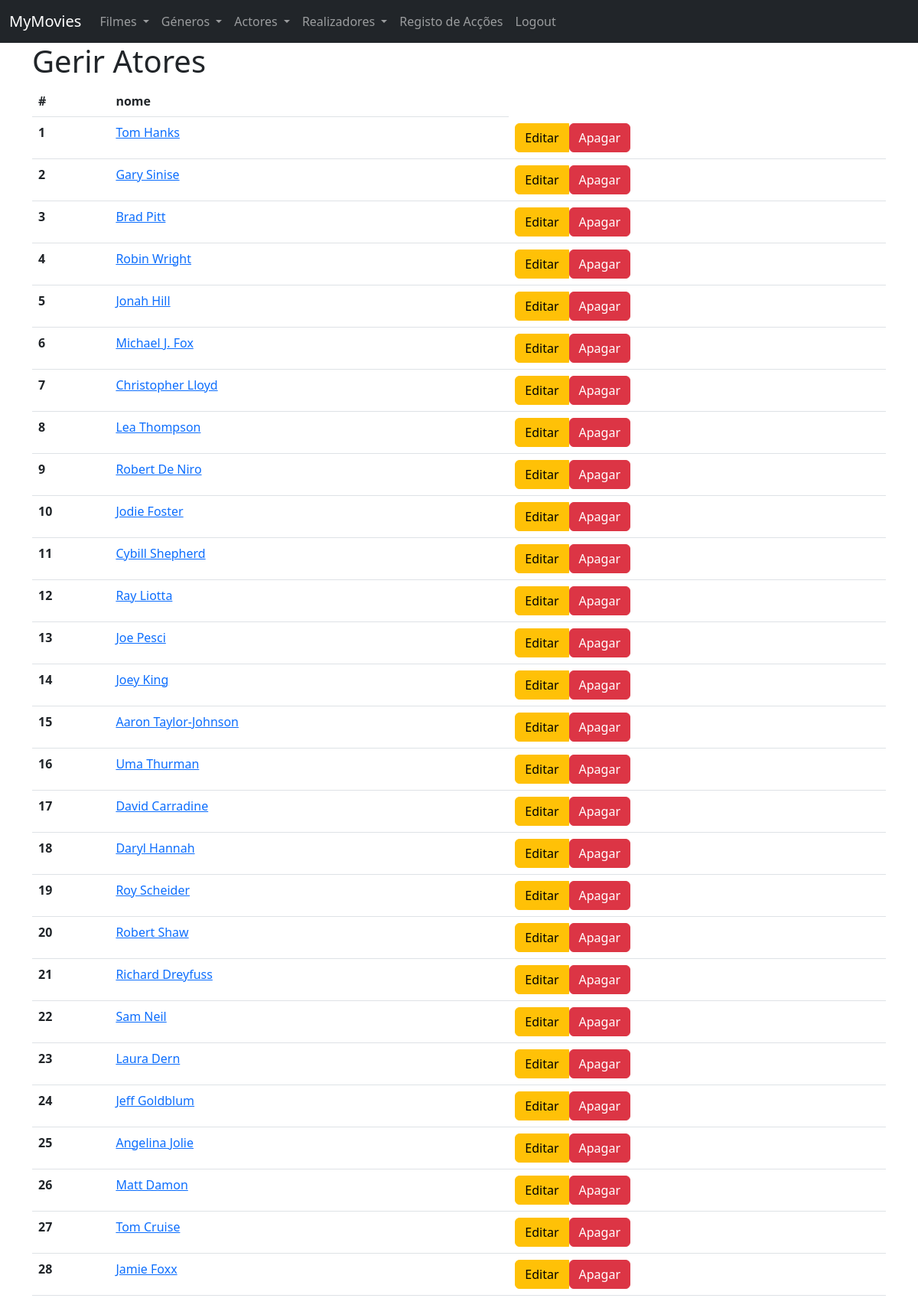
The app's page /admin/atores (signed in) with its own data.
### tables this page shows
CREATE TABLE actor (
    id BIGINT UNSIGNED NOT NULL AUTO_INCREMENT,
    name VARCHAR(255) NOT NULL,
    PRIMARY KEY (id)
);

### routes.php (called while the page is built, shortened)
<?php
$router->get('', function () {
    require 'controllers/menu.php';
});
$router->get('filmes', function () {
    require 'controllers/movies/movies.list.php';
});
$router->get('filmes/(\d+)', function ($id) {
    require "controllers/movies/movies.show.php";
});
$router->post('filmes', function () {
    require 'controllers/movies/movies.add.php';
});
$router->get('atores', function () {
    require 'controllers/actors/actors.list.php';
});
$router->get('atores/(\d+)', function ($id) {
    require "controllers/actors/actors.show.php";
});
$router->post('atores', function () {
    require 'controllers/actors/actors.add.php';
});
$router->get('generos', function () {
    require 'controllers/genres/genres.list.php';
});
$router->get('generos/(\d+)', function ($id) {
    require 'controllers/genres/genres.show.php';
});
$router->post('generos', function () {
    require 'controllers/genres/genres.add.php';
});
$router->get('realizadores', function () {
    require 'controllers/directors/directors.list.php';
});
$router->get('realizadores/(\d+)', function ($id) {
    require 'controllers/directors/directors.show.php';
});
$router->post('realizadores', function () {
    require 'controllers/directors/directors.add.php';
});
$router->get('admin/filmes', function () {
    require 'controllers/admin/movies.index.php';
});
$router->patch('filmes/(\d+)', function ($id) {
    require "controllers/admin/filmes.edit.php";
});
$router->get('admin/generos', function () {
    require 'controllers/admin/genres.index.php';
});
$router->patch('generos/(\d+)', function ($id) {
    require "controllers/admin/genres.edit.php";
});
$router->get('admin/atores', function () {
    require 'controllers/admin/actors.index.php';
});

### index.php (called while the page is built, shortened)
<?php
$router = Router::setFromFile('routes.php');
preg_match('/^([^:\/]+[s]?):\/\/([^\/]*)\/(.*)$/', Config::APPURL, $matches);
if (!isset($matches[3])) {
    $realURI = trim($_SERVER['REQUEST_URI'], '/');
} else {
    $baseConfigURL = $matches[3];
    $realURI = substr(trim($_SERVER['REQUEST_URI'], '/'), strlen($baseConfigURL) + 1);
}
try {
    $router->direct(
        $realURI,
        isset($_POST['_method']) ? $_POST['_method'] : $_SERVER['REQUEST_METHOD']
    );
} catch (Exception $e) {
    header('HTTP/1.1 404 Not Found', true, 404);
    echo "404 Not Found";
}
function route($uri)
{
    return Config::APPURL . '/' . $uri;
}

### src/Database/QueryBuilder.php (called while the page is built, shortened)
<?php
class QueryBuilder
{
    public function __construct(PDO $pdo)
    {
        $this->pdo = $pdo;
    }
    public function getAll($table, $class = "StdClass")
    {
        $stmt = $this->pdo->prepare("SELECT * FROM $table");
        $stmt->execute();
        return $stmt->fetchAll(PDO::FETCH_CLASS, $class);
    }
}

### views/admin/actors.index.php (the view, shortened to what this page needs)
<!DOCTYPE html>
<html lang="en">
<head>
    <link href="https://cdn.jsdelivr.net/npm/bootstrap@5.2.2/dist/css/bootstrap.min.css" rel="stylesheet">
</head>
<body>
    <?php require 'views/navbar.php'; ?>
    <div class="container">
        <h1>Gerir Atores</h1>
        <table class="table">
            <thead>
                <tr>
                    <th scope="col">#</th>
                    <th scope="col">nome</th>
                </tr>
            </thead>
            <tbody>
                <?php foreach ($actors as $actor) : ?>
                    <tr>
                        <th scope="row"><?php echo $actor->id; ?></th>
                        <td> <a href="<?php echo route('atores/' . $actor->id); ?>">
                                <?php echo $actor->name; ?> </a>
                        </td>
                        <td>
                            <div class="btn-group" role="group" >
                                <a class="btn btn-warning" href="<?php echo route('admin/atores/' . $actor->id . '/editar'); ?>" role="button">Editar</a>
                                <form action="<?php echo route('admin/atores/' . $actor->id); ?>" method="POST">
                                    <button type="submit" class="btn btn-danger">Apagar</button>
                                </form>
                            </div>
                        </td>
                    </tr>
                <?php endforeach ?>
            </tbody>
        </table>
    </div>
</body>
</html>

### src/Router.php (shortened to what this page needs)
<?php
class Router
{
    protected $routes = [];
    public function get($uri, $callback)
    {
        $this->routes['GET'][$uri] = $callback;
    }
    public function post($uri, $callback)
    {
        $this->routes['POST'][$uri] = $callback;
    }
    public function delete($uri, $callback)
    {
        $this->routes['DELETE'][$uri] = $callback;
    }
    public function patch($uri, $callback)
    {
        $this->routes['PATCH'][$uri] = $callback;
    }
    public function direct($uri, $method)
    {
        if (!empty($this->routes[$method])) {
            foreach ($this->routes[$method] as $route => $callback) {
                $route = '/^' . str_replace('/', '\/', $route) . '$/';
                if (preg_match($route, $uri, $params)) {
                    array_shift($params);
                    return call_user_func_array($callback, array_values($params));
                }
            }
        }
        throw new Exception('No route found');
    }
}

### records on screen
actor: id "1", name "Tom Hanks"
actor: id "2", name "Gary Sinise"
actor: id "3", name "Brad Pitt"
actor: id "4", name "Robin Wright"
actor: id "5", name "Jonah Hill"
actor: id "6", name "Michael J. Fox"
actor: id "7", name "Christopher Lloyd"
actor: id "8", name "Lea Thompson"
actor: id "9", name "Robert De Niro"
actor: id "10", name "Jodie Foster"
actor: id "11", name "Cybill Shepherd"
actor: id "12", name "Ray Liotta"
actor: id "13", name "Joe Pesci"
actor: id "14", name "Joey King"
actor: id "15", name "Aaron Taylor-Johnson"
actor: id "16", name "Uma Thurman"
actor: id "17", name "David Carradine"
actor: id "18", name "Daryl Hannah"
actor: id "19", name "Roy Scheider"
actor: id "20", name "Robert Shaw"
actor: id "21", name "Richard Dreyfuss"
actor: id "22", name "Sam Neil"
actor: id "23", name "Laura Dern"
actor: id "24", name "Jeff Goldblum"
actor: id "25", name "Angelina Jolie"
actor: id "26", name "Matt Damon"
actor: id "27", name "Tom Cruise"
actor: id "28", name "Jamie Foxx"
